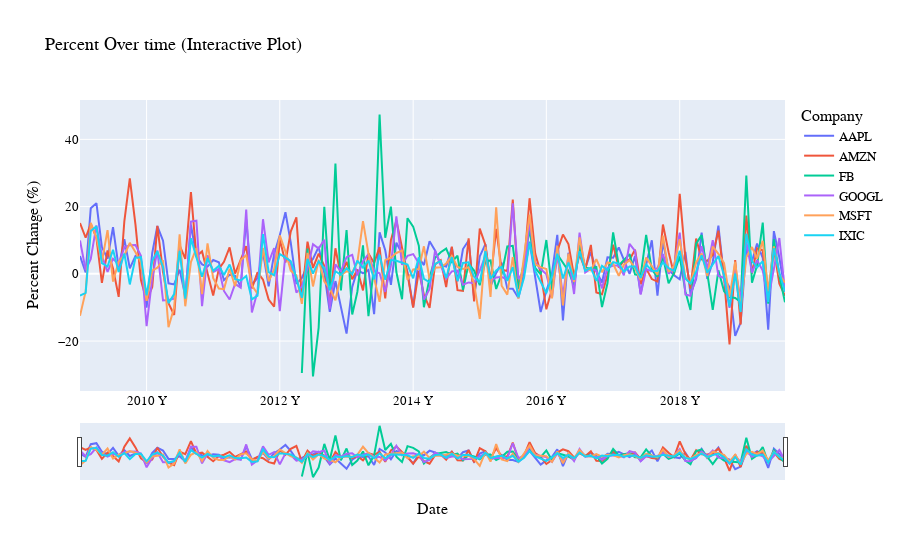

Notebook source saved alongside this figure:
### Code cell
#dependencies 
import os
import plotly.express as px
from plotly.offline import iplot
import plotly.graph_objects as go
import plotly.express as px


# dataframe of a wide format
openclosedf['Date']=openclosedf.index

#setting colors and creating figure
colors = px.colors.qualitative.Plotly
fig = go.Figure()

# setting x and Y Axis
x_aapl = AAPL_df['Date']
y_aapl = AAPL_df['Percent Change (%)']

x_amzn = AMZN_df['Date']
y_amzn =AMZN_df['Percent Change (%)']

x_fb = FB_df['Date']
y_fb = FB_df['Percent Change (%)']

x_goog = GOOGL_df['Date']
y_goog = GOOGL_df['Percent Change (%)']

x_msft = MSFT_df['Date']
y_msft =MSFT_df['Percent Change (%)']

x_ixic = IXIC_df['Date']
y_ixic = IXIC_df['Percent Change (%)']


#plotting
fig.add_traces(go.Scatter(x=x_aapl, y = y_aapl, mode = 'lines', name = 'AAPL', line=dict(color=colors[0])))
fig.add_traces(go.Scatter(x=x_amzn, y =y_amzn , mode = 'lines', name = 'AMZN', line=dict(color=colors[1])))
fig.add_traces(go.Scatter(x=x_fb, y =y_fb , mode = 'lines', name = 'FB', line=dict(color=colors[2])))
fig.add_traces(go.Scatter(x=x_goog, y =y_goog , mode = 'lines', name = 'GOOGL', line=dict(color=colors[3])))
fig.add_traces(go.Scatter(x=x_msft, y =y_msft, mode = 'lines', name = 'MSFT', line=dict(color=colors[4])))
fig.add_traces(go.Scatter(x=x_ixic, y = y_ixic, mode = 'lines', name = 'IXIC', line=dict(color=colors[5])))

#Labeling the Plot
fig.update_layout(title="Percent Over time (Interactive Plot)",
                  xaxis_title='Date',
                  yaxis_title='Percent Change (%)',
                  legend_title="Company",
                  font=dict(family="Aerial",
                            size=13,
                            color="Black")
                  )

# Zoom Slider
fig.update_xaxes(
    rangeslider_visible=True,
    tickformatstops = [
        dict(dtickrange=[None, 1000], value="%H:%M:%S.%L ms"),
        dict(dtickrange=[1000, 60000], value="%H:%M:%S s"),
        dict(dtickrange=[60000, 3600000], value="%H:%M m"),
        dict(dtickrange=[3600000, 86400000], value="%H:%M h"),
        dict(dtickrange=[86400000, 604800000], value="%e. %b d"),
        dict(dtickrange=[604800000, "M1"], value="%e. %b w"),
        dict(dtickrange=["M1", "M12"], value="%b '%y M"),
        dict(dtickrange=["M12", None], value="%Y Y")
    ]
)


#printing
fig.show()

#Outputting the image and saving the image to an external file as a png
if not os.path.exists("images"):
    os.mkdir("images")
    
fig.write_image("images/fig1.png")
